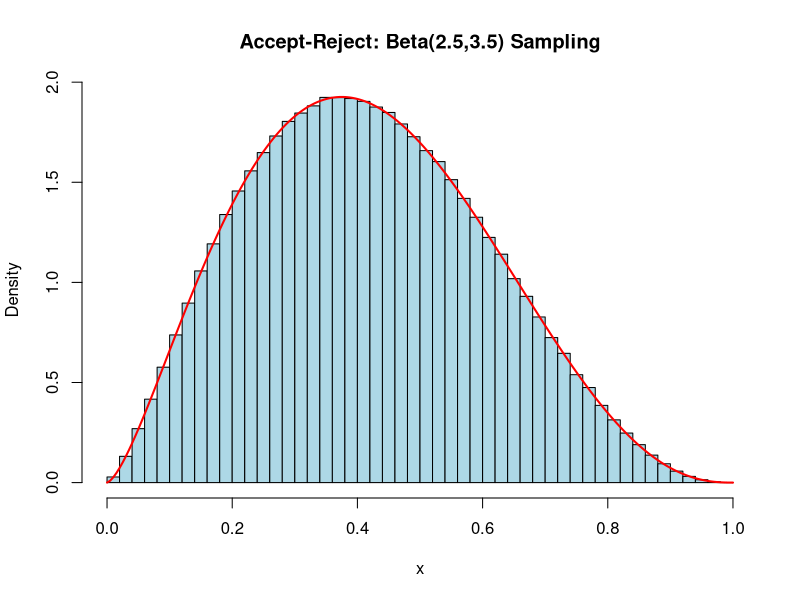

The R source for this figure:
# Number of samples 
n_samples <- 1e6
a <- 2.5
b <- 3.5
Ba_b <- beta(a, b)

# maximum value of the density
x_star <- (a-1)/(a+b-2)
c <- (x_star^1.5 * (1 - x_star)^2.5) / Ba_b

# Save samples
samples <- numeric(n_samples)
i <- 1

while (i <= n_samples) 
{
  x <- runif(1)
  f_x <- (x^1.5 * (1 - x)^2.5) / Ba_b
  g_x <- 1
  u <- runif(1)
  if (u <= f_x / (c * g_x)) 
  {
    samples[i] <- x  
    i <- i + 1
  }
  
}

# plotting
x_grid <- seq(0, 1, length.out = 200)
beta_pdf <- dbeta(x_grid, 2.5, 3.5)

hist(samples, probability = TRUE, main = "Accept-Reject: Beta(2.5,3.5) Sampling",
     xlab = "x", col = "lightblue", breaks = 60)

lines(x_grid, beta_pdf, col = "red", lwd = 2)
